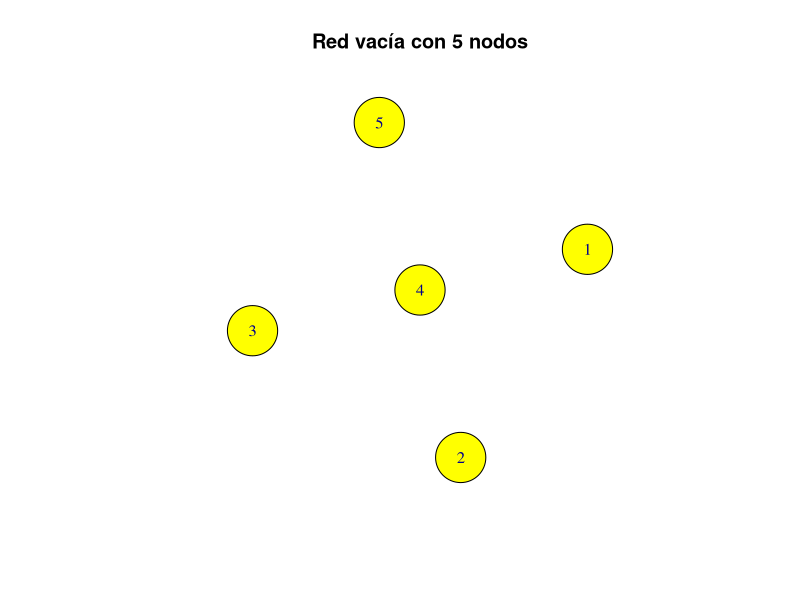
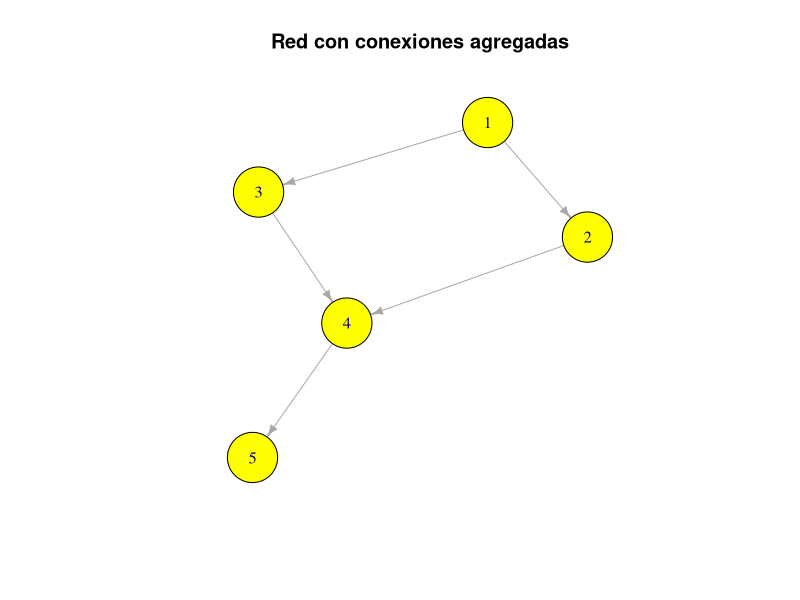
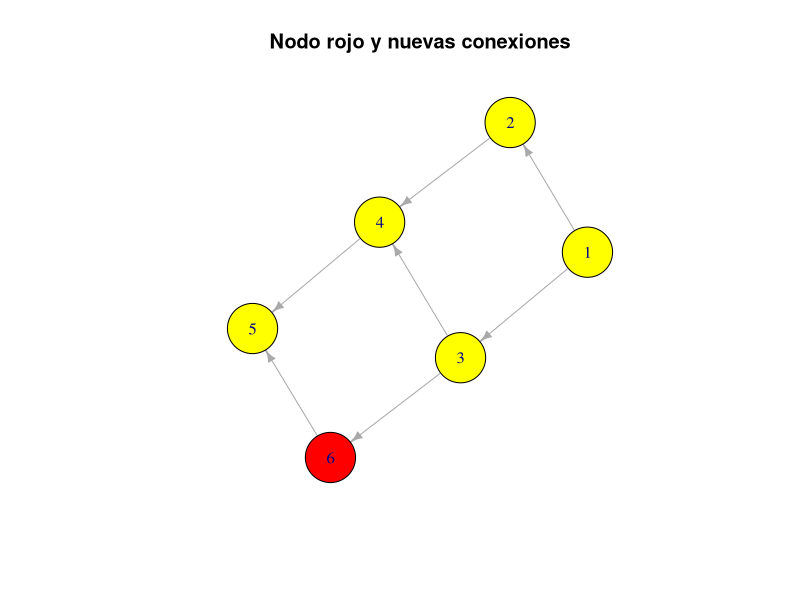
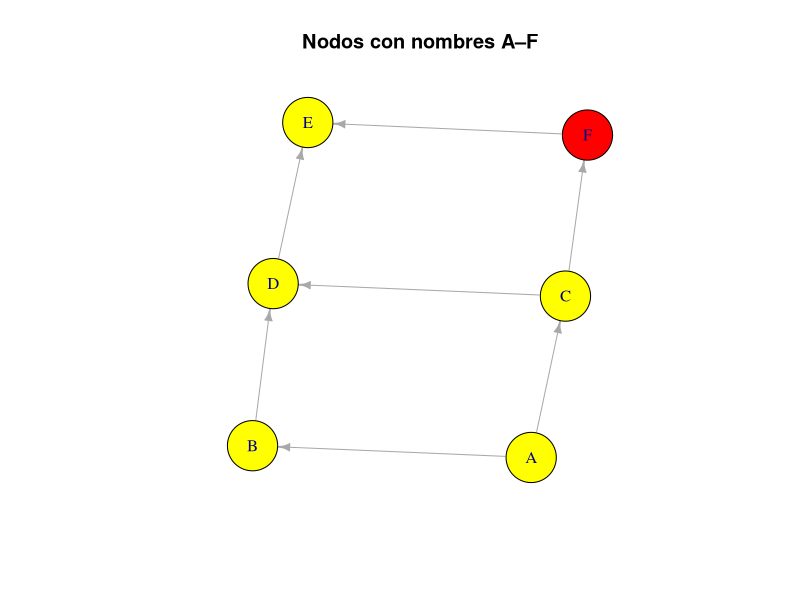
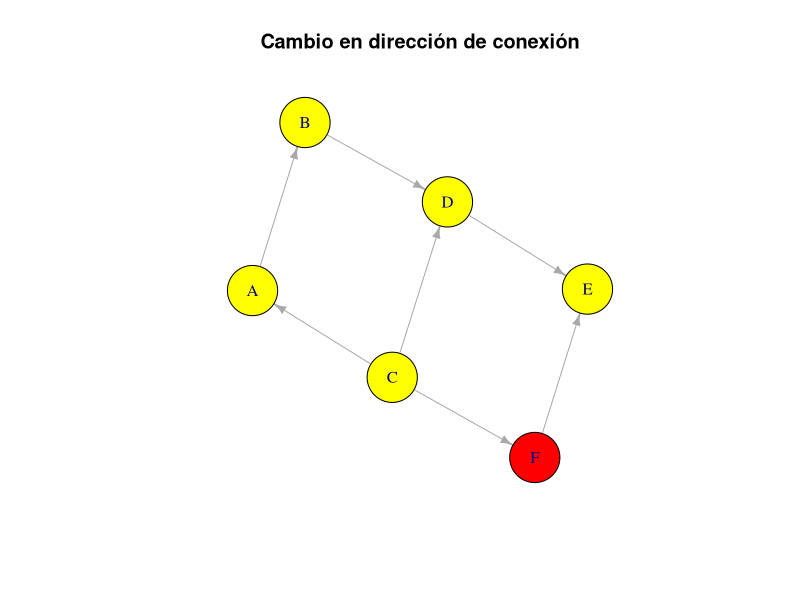
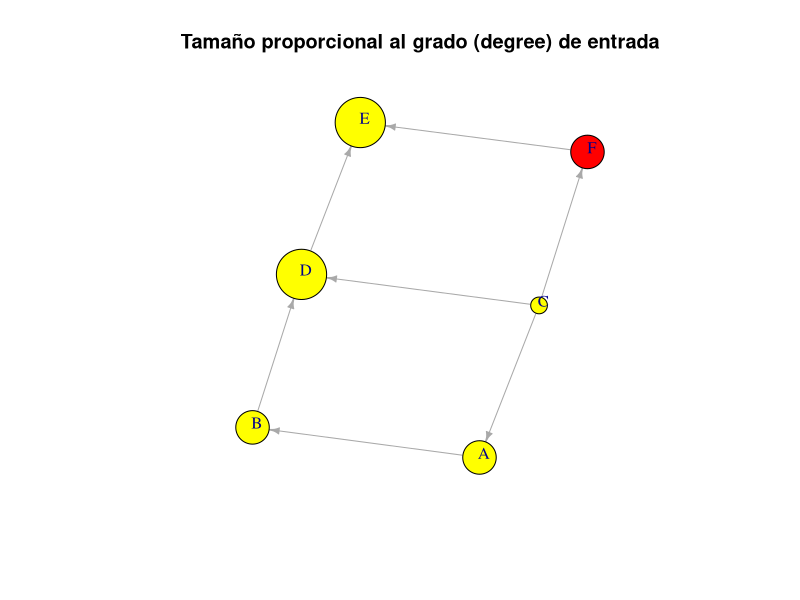
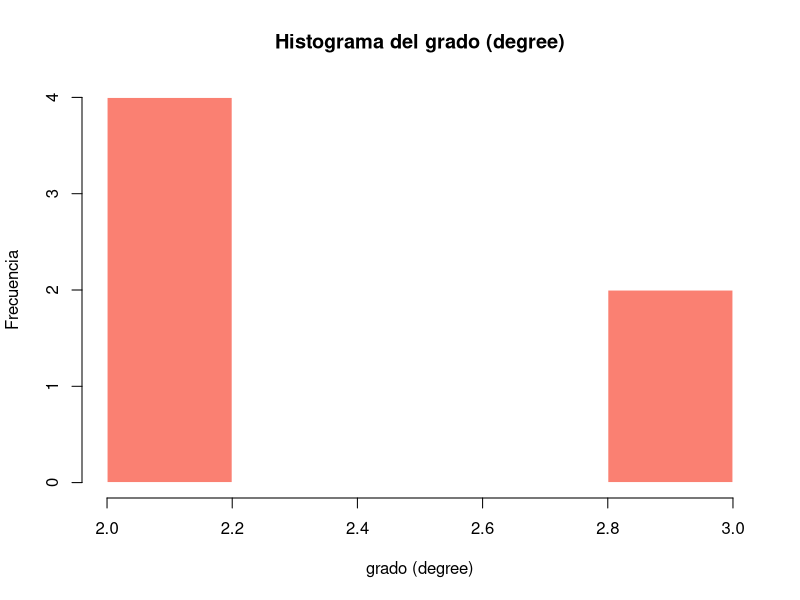
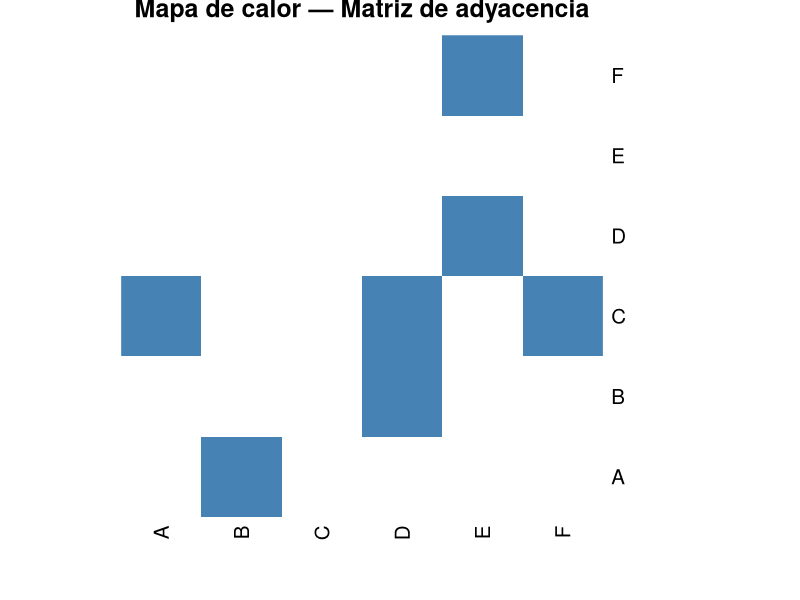

These figures' R source, in order:
## ---- chunk 1
#| label: setup-cap1

library(igraph)
## ---- chunk 2
#| label: crear-grafo-vacio
#| fig-cap: "Red vacía con 5 nodos y sin conexiones"
#| fig-alt: "Cinco nodos amarillos distribuidos sin conexiones entre ellos"

# Crear un grafo dirigido vacío con 5 nodos
g <- make_empty_graph(n = 5, directed = TRUE)

# Asignar atributos visuales a los nodos
V(g)$color <- "yellow"

# Visualizar
plot(g, 
     main = "Red vacía con 5 nodos",
     vertex.size = 30)
## ---- chunk 3
#| label: agregar-conexiones
#| fig-cap: "Red con conexiones agregadas manualmente"
#| fig-alt: "Cinco nodos conectados por conexiones dirigidas"

# Agregar conexiones: 1→2, 1→3, 2→4, 3→4, 4→5
g <- add_edges(g, c(1,2, 1,3, 2,4, 3,4, 4,5))

plot(g, 
     main = "Red con conexiones agregadas",
     vertex.size = 30,
     edge.arrow.size = 0.6)
## ---- chunk 4
#| label: agregar-nodo
#| fig-cap: "Nodo rojo agregado con nuevas conexiones"
#| fig-alt: "Seis nodos, uno rojo, con conexiones dirigidas"

# Agregar un nodo nuevo con color rojo
g <- add_vertices(g, 1, color = "red")

# Conectar el nuevo nodo (nodo 6)
g <- add_edges(g, c(3,6, 6,5))

plot(g, 
     main = "Nodo rojo y nuevas conexiones",
     vertex.size = 30,
     edge.arrow.size = 0.6)
## ---- chunk 5
#| label: renombrar-nodos
#| fig-cap: "Red con nodos etiquetados de A a F"
#| fig-alt: "Seis nodos etiquetados con letras A a F"

# Asignar nombres a los vértices
V(g)$name <- LETTERS[1:6]

plot(g, 
     main = "Nodos con nombres A–F",
     vertex.size = 30,
     edge.arrow.size = 0.6)
## ---- chunk 6
#| label: modificar-conexiones
#| fig-cap: "Red con dirección de conexión modificada"
#| fig-alt: "Red de seis nodos con una conexión cambiada de dirección"

# Eliminar la segunda conexión (A→C) y agregar C→A
g <- delete_edges(g, 2)
g <- add_edges(g, c(3, 1))  # C → A

plot(g, 
     main = "Cambio en dirección de conexión",
     vertex.size = 30,
     edge.arrow.size = 0.6)
## ---- chunk 7
#| label: grado (degree)-total

# grado (degree) total de cada nodo
degree(g)
## ---- chunk 8
#| label: grado (degree)-entrada

# ¿Cuántas conexiones llegan a cada nodo?
degree(g, mode = "in")
## ---- chunk 9
#| label: grado (degree)-salida

# ¿Cuántas conexiones salen de cada nodo?
degree(g, mode = "out")
## ---- chunk 10
#| label: fig-tamano-grado (degree)
#| fig-cap: "Tamaño de nodos proporcional al grado (degree) de entrada"
#| fig-alt: "Red donde los nodos más grandes reciben más conexiones"

plot(g, 
     layout = layout_nicely(g),
     vertex.size = degree(g, mode = "in") * 10 + 10,
     vertex.label.dist = 0.5,
     edge.arrow.size = 0.5,
     main = "Tamaño proporcional al grado (degree) de entrada")
## ---- chunk 11
#| label: fig-histograma-grado (degree)
#| fig-cap: "Histograma de la distribución de grado (degree)"
#| fig-alt: "Histograma que muestra la frecuencia de cada valor de grado (degree)"

hist(degree(g), 
     col = "salmon", 
     main = "Histograma del grado (degree)",
     xlab = "grado (degree)",
     ylab = "Frecuencia",
     border = "white")
## ---- chunk 12
#| label: matriz-adyacencia

# Obtener la matriz de adyacencia
adj_mat <- as.matrix(as_adjacency_matrix(g))

# Mostrar como tabla
knitr::kable(adj_mat, caption = "Matriz de adyacencia de la red")
## ---- chunk 13
#| label: fig-heatmap-adj
#| fig-cap: "Mapa de calor de la matriz de adyacencia"
#| fig-alt: "Heatmap que muestra las conexiones entre nodos como celdas coloreadas"

heatmap(adj_mat, 
        Rowv = NA, Colv = NA, 
        col = c("white", "steelblue"),
        main = "Mapa de calor — Matriz de adyacencia",
        scale = "none")
## ---- chunk 14
#| label: fig-red-estrella
#| fig-cap: "Red tipo estrella con 10 nodos"
#| fig-alt: "Un nodo central conectado a 9 nodos periféricos"

plot(make_star(10), 
     vertex.color = c("tomato", rep("gold", 9)),
     vertex.size = 20,
     main = "Red estrella")
## ---- chunk 15
#| label: fig-red-anillo
#| fig-cap: "Red tipo anillo con 10 nodos"
#| fig-alt: "Diez nodos formando un círculo conectados secuencialmente"

plot(make_ring(10), 
     vertex.color = "skyblue",
     vertex.size = 20,
     main = "Red anillo")
## ---- chunk 16
#| label: fig-red-arbol
#| fig-cap: "Árbol binario con 15 nodos"
#| fig-alt: "Estructura jerárquica de 15 nodos donde cada padre tiene 2 hijos"

plot(make_tree(15, children = 2), 
     vertex.color = "lightgreen",
     vertex.size = 15,
     layout = layout_as_tree,
     main = "Árbol binario")
## ---- chunk 17
#| label: fig-red-lattice
#| fig-cap: "Red tipo rejilla (lattice) de 4×4"
#| fig-alt: "16 nodos formando una cuadrícula con conexiones entre vecinos"

plot(make_lattice(c(4, 4)), 
     vertex.color = "plum",
     vertex.size = 20,
     main = "Lattice 4×4")
## ---- chunk 18
#| label: ej-resuelto-1

set.seed(42)

# Crear cadena de 7 nodos
#g_cadena <- make_graph(~ 1-2-3-4-5-6-7, directed = FALSE)
g_cadena <- graph_from_literal(1-2-3-4-5-6-7)
# Asignar colores aleatorios de una paleta
paleta <- c("tomato", "gold", "skyblue", "lightgreen", "plum", "salmon", "steelblue")
V(g_cadena)$color <- sample(paleta, 7)
V(g_cadena)$name <- paste0("N", 1:7)
## ---- chunk 19
#| label: fig-ej-resuelto-1
#| fig-cap: "Red tipo cadena con 7 nodos y colores aleatorios"

plot(g_cadena, 
     vertex.size = 30, 
     main = "Red tipo cadena (path)")
## ---- chunk 20
#| label: ej-resuelto-1-props

cat("Número de nodos:", vcount(g_cadena), "\n")
cat("Número de conexiones:", ecount(g_cadena), "\n")
cat("grado (degree) de cada nodo:", degree(g_cadena), "\n")
cat("¿Es conexa?", is_connected(g_cadena), "\n")
## ---- chunk 21
#| label: ej-resuelto-2

# Crear la red
ciudades <- graph_from_literal(
  Querétaro -- Guanajuato,
  Querétaro -- "San Luis Potosí",
  Querétaro -- Hidalgo,
  Guanajuato -- "San Luis Potosí",
  Hidalgo -- "Estado de México"
)

V(ciudades)$color <- "gold"
V(ciudades)$size <- 25
## ---- chunk 22
#| label: fig-ej-resuelto-2
#| fig-cap: "Red de ciudades que comparten frontera estatal"

plot(ciudades, 
     vertex.label.cex = 0.8,
     main = "Red de vecindad entre estados")
## ---- chunk 23
#| label: ej-resuelto-2-mat

knitr::kable(
  as.matrix(get.adjacency(ciudades)),
  caption = "Matriz de adyacencia de la red de estados"
)
